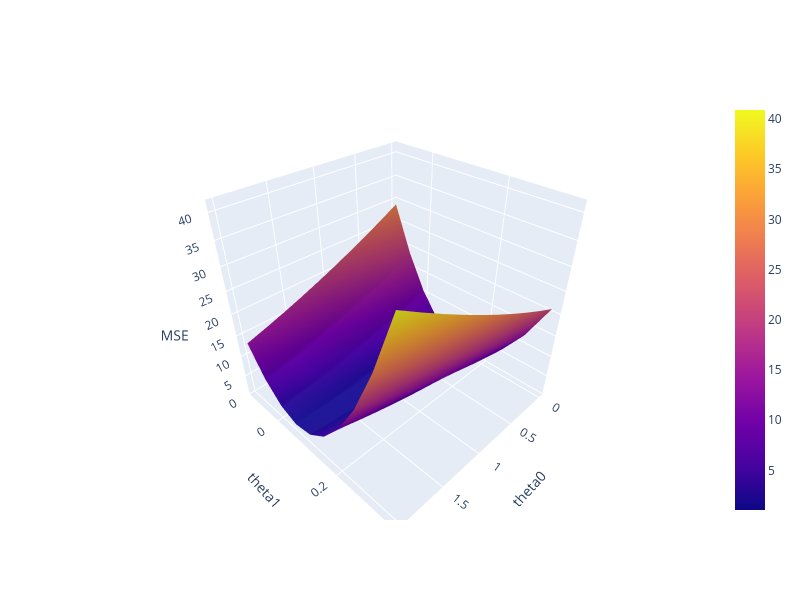

The code cell stored with this chart in its notebook:
### Markdown cell above
````{dropdown} Click to see the code
```python
import plotly.graph_objects as go


def mse_loss(theta, X, y_obs):
    y_hat = X @ theta
    return np.mean((y_hat - y_obs) ** 2)    

tips_with_bias = df.with_columns(pl.lit(1).alias("bias")).select(["bias", "total_bill"])

uvalues = np.linspace(0, 2, 10)
vvalues = np.linspace(-0.1, 0.35, 10)
(u,v) = np.meshgrid(uvalues, vvalues)
thetas = np.vstack((u.flatten(),v.flatten()))

def mse_loss_single_arg(theta):
    return mse_loss(theta, tips_with_bias, df["tip"])

MSE = np.array([mse_loss_single_arg(t) for t in thetas.T])

loss_surface = go.Surface(x=u, y=v, z=np.reshape(MSE, u.shape))

ind = np.argmin(MSE)
optimal_point = go.Scatter3d(name = "Optimal Point",
    x = [thetas.T[ind,0]], y = [thetas.T[ind,1]], 
    z = [MSE[ind]],
    marker=dict(size=10, color="red"))

fig = go.Figure(data=[loss_surface, optimal_point])
fig.update_layout(scene = dict(
    xaxis_title = "theta0",
    yaxis_title = "theta1",
    zaxis_title = "MSE"), autosize=False, width=800, height=600)

fig.show()
```
````

### Code cell
import plotly.graph_objects as go


def mse_loss(theta, X, y_obs):
    y_hat = X @ theta
    return ((y_hat - y_obs) ** 2).mean()

tips_with_bias = df.with_columns(pl.lit(1).alias("bias")).select(["bias", "total_bill"])

uvalues = np.linspace(0, 2, 10)
vvalues = np.linspace(-0.1, 0.35, 10)
(u,v) = np.meshgrid(uvalues, vvalues)
thetas = np.vstack((u.flatten(),v.flatten()))

def mse_loss_single_arg(theta):
    return mse_loss(theta, tips_with_bias, df["tip"])

MSE = np.array([mse_loss_single_arg(t) for t in thetas.T])

loss_surface = go.Surface(x=u, y=v, z=np.reshape(MSE, u.shape))

ind = np.argmin(MSE)
optimal_point = go.Scatter3d(name = "Optimal Point",
    x = [thetas.T[ind,0]], y = [thetas.T[ind,1]], 
    z = [MSE[ind]],
    marker=dict(size=10, color="red"))

fig = go.Figure(data=[loss_surface, optimal_point])
fig.update_layout(scene = dict(
    xaxis_title = "theta0",
    yaxis_title = "theta1",
    zaxis_title = "MSE"), autosize=False, width=800, height=600)

fig.show()

### Figure 1 — Plotly figure (JSON) as saved in the notebook; plotly's stock layout.template omitted (floating-point values rounded to 4 significant figures)
{"data": [{"type": "surface", "x": [[0.0, 0.2222, 0.4444, 0.6667, 0.8889, 1.111, 1.333, 1.556, 1.778, 2.0], [0.0, 0.2222, 0.4444, 0.6667, 0.8889, 1.111, 1.333, 1.556, 1.778, 2.0], [0.0, 0.2222, 0.4444, 0.6667, 0.8889, 1.111, 1.333, 1.556, 1.778, 2.0], [0.0, 0.2222, 0.4444, 0.6667, 0.8889, 1.111, 1.333, 1.556, 1.778, 2.0], [0.0, 0.2222, 0.4444, 0.6667, 0.8889, 1.111, 1.333, 1.556, 1.778, 2.0], [0.0, 0.2222, 0.4444, 0.6667, 0.8889, 1.111, 1.333, 1.556, 1.778, 2.0], [0.0, 0.2222, 0.4444, 0.6667, 0.8889, 1.111, 1.333, 1.556, 1.778, 2.0], [0.0, 0.2222, 0.4444, 0.6667, 0.8889, 1.111, 1.333, 1.556, 1.778, 2.0], [0.0, 0.2222, 0.4444, 0.6667, 0.8889, 1.111, 1.333, 1.556, 1.778, 2.0], [0.0, 0.2222, 0.4444, 0.6667, 0.8889, 1.111, 1.333, 1.556, 1.778, 2.0]], "y": [[-0.1, -0.1, -0.1, -0.1, -0.1, -0.1, -0.1, -0.1, -0.1, -0.1], [-0.05, -0.05, -0.05, -0.05, -0.05, -0.05, -0.05, -0.05, -0.05, -0.05], [-1.388e-17, -1.388e-17, -1.388e-17, -1.388e-17, -1.388e-17, -1.388e-17, -1.388e-17, -1.388e-17, -1.388e-17, -1.388e-17], [0.05, 0.05, 0.05, 0.05, 0.05, 0.05, 0.05, 0.05, 0.05, 0.05], [0.1, 0.1, 0.1, 0.1, 0.1, 0.1, 0.1, 0.1, 0.1, 0.1], [0.15, 0.15, 0.15, 0.15, 0.15, 0.15, 0.15, 0.15, 0.15, 0.15], [0.2, 0.2, 0.2, 0.2, 0.2, 0.2, 0.2, 0.2, 0.2, 0.2], [0.25, 0.25, 0.25, 0.25, 0.25, 0.25, 0.25, 0.25, 0.25, 0.25], [0.3, 0.3, 0.3, 0.3, 0.3, 0.3, 0.3, 0.3, 0.3, 0.3], [0.35, 0.35, 0.35, 0.35, 0.35, 0.35, 0.35, 0.35, 0.35, 0.35]], "z": [[29.12, 26.96, 24.9, 22.93, 21.07, 19.3, 17.63, 16.06, 14.59, 13.22], [18.83, 17.11, 15.49, 13.96, 12.53, 11.21, 9.978, 8.848, 7.816, 6.883], [10.9, 9.613, 8.429, 7.343, 6.356, 5.468, 4.679, 3.988, 3.396, 2.903], [5.311, 4.467, 3.723, 3.077, 2.53, 2.081, 1.731, 1.481, 1.328, 1.275], [2.078, 1.674, 1.369, 1.163, 1.055, 1.046, 1.136, 1.325, 1.613, 1.999], [1.197, 1.232, 1.367, 1.601, 1.933, 2.364, 2.893, 3.522, 4.249, 5.075], [2.667, 3.143, 3.717, 4.39, 5.162, 6.033, 7.002, 8.071, 9.237, 10.5], [6.49, 7.406, 8.42, 9.532, 10.74, 12.05, 13.46, 14.97, 16.58, 18.28], [12.67, 14.02, 15.47, 17.03, 18.68, 20.43, 22.28, 24.22, 26.27, 28.42], [21.19, 22.99, 24.88, 26.87, 28.96, 31.15, 33.44, 35.83, 38.31, 40.9]]}, {"marker": {"color": "red", "size": 10}, "name": "Optimal Point", "type": "scatter3d", "x": [1.111], "y": [0.1], "z": [1.046]}], "layout": {"autosize": false, "height": 600, "scene": {"xaxis": {"title": {"text": "theta0"}}, "yaxis": {"title": {"text": "theta1"}}, "zaxis": {"title": {"text": "MSE"}}}, "width": 800}}
